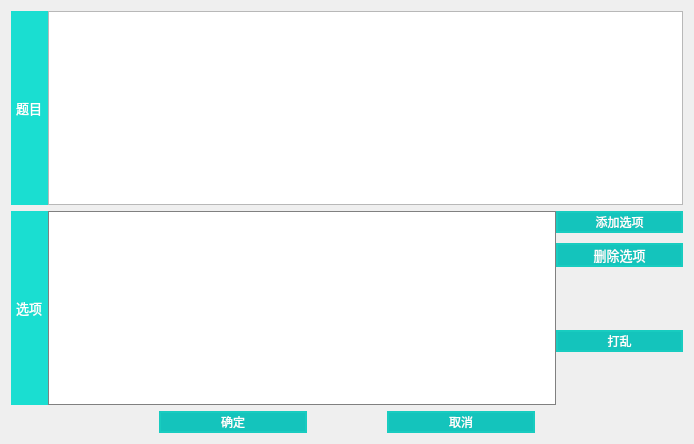
<?xml version="1.0" encoding="UTF-8"?>
<ui version="4.0">
 <class>QuesChoiceEditDialog</class>
 <widget class="QDialog" name="QuesChoiceEditDialog">
  <property name="geometry">
   <rect>
    <x>0</x>
    <y>0</y>
    <width>694</width>
    <height>444</height>
   </rect>
  </property>
  <property name="windowTitle">
   <string>编辑题目（单选题）</string>
  </property>
  <property name="styleSheet">
   <string notr="true">QDialog#QuesSingleChoiceEditDialog{
	background-color: #FFFFFF;
}

QLabel{
	border: 2px solid rgb(26, 222, 209);
	color: #FFFFFF;
	background-color: rgb(26, 222, 209);
}

QPushButton{
	font: 25 10pt '微软雅黑';
	color: #FFFFFF;
	border: 2px solid rgb(24, 204, 192);
	background-color: rgb(20,196,188);
}
QPushButton:hover{
	background-color: rgb(22,218,208);
}
QPushButton:pressed{
	background-color: rgb(17,171,164);
}</string>
  </property>
  <layout class="QVBoxLayout" name="verticalLayout">
   <item>
    <layout class="QHBoxLayout" name="layoutQues">
     <property name="spacing">
      <number>0</number>
     </property>
     <item>
      <widget class="QLabel" name="labelQues">
       <property name="font">
        <font>
         <pointsize>10</pointsize>
        </font>
       </property>
       <property name="text">
        <string>题目</string>
       </property>
      </widget>
     </item>
     <item>
      <widget class="QPlainTextEdit" name="editQues">
       <property name="font">
        <font>
         <family>微软雅黑</family>
         <pointsize>10</pointsize>
        </font>
       </property>
      </widget>
     </item>
    </layout>
   </item>
   <item>
    <layout class="QHBoxLayout" name="layoutChoice" stretch="0,4,1">
     <property name="spacing">
      <number>0</number>
     </property>
     <item>
      <widget class="QLabel" name="labelChoice">
       <property name="font">
        <font>
         <pointsize>10</pointsize>
        </font>
       </property>
       <property name="text">
        <string>选项</string>
       </property>
      </widget>
     </item>
     <item>
      <widget class="QListWidget" name="listWidget">
       <property name="font">
        <font>
         <pointsize>10</pointsize>
        </font>
       </property>
       <property name="acceptDrops">
        <bool>true</bool>
       </property>
       <property name="styleSheet">
        <string notr="true">QListWidget{
	border: 1px solid gray;
}</string>
       </property>
       <property name="dragEnabled">
        <bool>true</bool>
       </property>
       <property name="dragDropMode">
        <enum>QAbstractItemView::InternalMove</enum>
       </property>
       <property name="selectionMode">
        <enum>QAbstractItemView::ExtendedSelection</enum>
       </property>
      </widget>
     </item>
     <item>
      <layout class="QVBoxLayout" name="verticalLayout_4">
       <property name="spacing">
        <number>10</number>
       </property>
       <property name="sizeConstraint">
        <enum>QLayout::SetDefaultConstraint</enum>
       </property>
       <item>
        <widget class="QPushButton" name="btnAdd">
         <property name="sizePolicy">
          <sizepolicy hsizetype="Minimum" vsizetype="Fixed">
           <horstretch>0</horstretch>
           <verstretch>0</verstretch>
          </sizepolicy>
         </property>
         <property name="text">
          <string>添加选项</string>
         </property>
        </widget>
       </item>
       <item>
        <widget class="QPushButton" name="btnRemove">
         <property name="font">
          <font>
           <family>微软雅黑</family>
           <pointsize>10</pointsize>
           <weight>3</weight>
           <italic>false</italic>
           <bold>false</bold>
          </font>
         </property>
         <property name="text">
          <string>删除选项</string>
         </property>
        </widget>
       </item>
       <item>
        <spacer name="verticalSpacer">
         <property name="orientation">
          <enum>Qt::Vertical</enum>
         </property>
         <property name="sizeHint" stdset="0">
          <size>
           <width>20</width>
           <height>40</height>
          </size>
         </property>
        </spacer>
       </item>
       <item>
        <widget class="QPushButton" name="btnUpset">
         <property name="text">
          <string>打乱</string>
         </property>
        </widget>
       </item>
       <item>
        <spacer name="verticalSpacer_2">
         <property name="orientation">
          <enum>Qt::Vertical</enum>
         </property>
         <property name="sizeHint" stdset="0">
          <size>
           <width>20</width>
           <height>40</height>
          </size>
         </property>
        </spacer>
       </item>
      </layout>
     </item>
    </layout>
   </item>
   <item>
    <layout class="QHBoxLayout" name="horizontalLayout" stretch="2,2,1,2,2">
     <item>
      <spacer name="horSpacerLeft">
       <property name="orientation">
        <enum>Qt::Horizontal</enum>
       </property>
       <property name="sizeType">
        <enum>QSizePolicy::Preferred</enum>
       </property>
       <property name="sizeHint" stdset="0">
        <size>
         <width>40</width>
         <height>20</height>
        </size>
       </property>
      </spacer>
     </item>
     <item>
      <widget class="QPushButton" name="btnOK">
       <property name="text">
        <string>确定</string>
       </property>
      </widget>
     </item>
     <item>
      <spacer name="horSpacerMid">
       <property name="orientation">
        <enum>Qt::Horizontal</enum>
       </property>
       <property name="sizeType">
        <enum>QSizePolicy::Preferred</enum>
       </property>
       <property name="sizeHint" stdset="0">
        <size>
         <width>40</width>
         <height>20</height>
        </size>
       </property>
      </spacer>
     </item>
     <item>
      <widget class="QPushButton" name="btnCancel">
       <property name="text">
        <string>取消</string>
       </property>
      </widget>
     </item>
     <item>
      <spacer name="horSpacerRight">
       <property name="orientation">
        <enum>Qt::Horizontal</enum>
       </property>
       <property name="sizeType">
        <enum>QSizePolicy::Preferred</enum>
       </property>
       <property name="sizeHint" stdset="0">
        <size>
         <width>40</width>
         <height>20</height>
        </size>
       </property>
      </spacer>
     </item>
    </layout>
   </item>
  </layout>
 </widget>
 <resources/>
 <connections>
  <connection>
   <sender>btnOK</sender>
   <signal>clicked()</signal>
   <receiver>QuesChoiceEditDialog</receiver>
   <slot>accept()</slot>
   <hints>
    <hint type="sourcelabel">
     <x>193</x>
     <y>209</y>
    </hint>
    <hint type="destinationlabel">
     <x>199</x>
     <y>149</y>
    </hint>
   </hints>
  </connection>
  <connection>
   <sender>btnCancel</sender>
   <signal>clicked()</signal>
   <receiver>QuesChoiceEditDialog</receiver>
   <slot>reject()</slot>
   <hints>
    <hint type="sourcelabel">
     <x>293</x>
     <y>209</y>
    </hint>
    <hint type="destinationlabel">
     <x>199</x>
     <y>149</y>
    </hint>
   </hints>
  </connection>
 </connections>
</ui>
